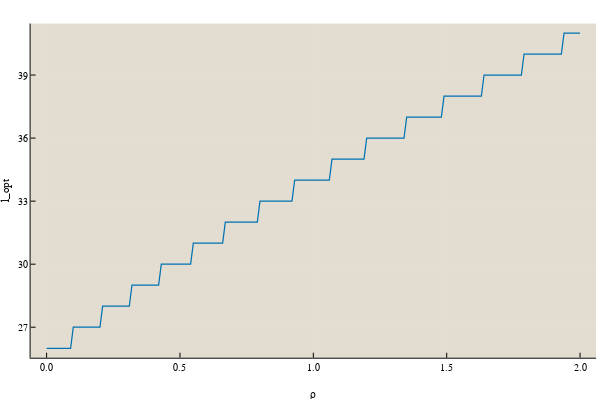

The code cell stored with this chart in its notebook:
### Code cell
l_opt = []
for rho in 0:0.01:2
    up, down = length_rates(rho, collect(8:60))
    p_l = zeros(length(up))
    p_l[1] = 0.1

    # detailed balance
    for i in 2:length(up)
        p_l[i] = p_l[i-1] * up[i-1] / down[i]
    end

    # normalize
    p_l /= sum(p_l)
    push!(l_opt, argmax(p_l) + 7)
end
plot(0:0.01:2, l_opt, xlabel="ρ", ylabel="l_opt")

### Figure 1 — Plotly figure (JSON) as saved in the notebook; plotly's stock layout.template omitted (floating-point values rounded to 4 significant figures; data arrays with more than 128 entries replaced by an {"elided": "..."} marker saying what was removed)
{"data": [{"colorbar": {"title": ""}, "legendgroup": "", "line": {"color": "rgba(1, 115, 178, 1.000)", "dash": "solid", "shape": "linear", "width": 1.25}, "mode": "lines", "name": "", "showlegend": false, "type": "scatter", "x": {"elided": "201 float values"}, "xaxis": "x1", "y": {"elided": "201 int values"}, "yaxis": "y1", "zmax": null, "zmin": null}], "layout": {"annotations": [], "height": 400, "legend": {"bgcolor": "rgba(227, 220, 208, 1.000)", "bordercolor": "rgba(227, 220, 208, 1.000)", "borderwidth": 1, "font": {"color": "rgba(0, 0, 0, 1.000)", "family": "sans-serif", "size": 11}, "tracegroupgap": 0, "traceorder": "normal", "x": 0.8, "xanchor": "left", "y": 0.8, "yanchor": "top"}, "margin": {"b": 20, "l": 0, "r": 0, "t": 20}, "paper_bgcolor": "rgba(255, 255, 255, 1.000)", "plot_bgcolor": "rgba(227, 220, 208, 1.000)", "showlegend": true, "width": 600, "xaxis": {"anchor": "y1", "domain": [0.05101, 0.9934], "gridcolor": "rgba(255, 255, 255, 0.100)", "gridwidth": 0.5, "linecolor": "rgba(0, 0, 0, 1.000)", "mirror": false, "range": [-0.06, 2.06], "showgrid": true, "showline": true, "showticklabels": true, "tickangle": 0, "tickcolor": "rgb(0, 0, 0)", "tickfont": {"color": "rgba(0, 0, 0, 1.000)", "family": "Lucida Sans Unicode", "size": 10}, "tickmode": "array", "ticks": "inside", "ticktext": ["0.0", "0.5", "1.0", "1.5", "2.0"], "tickvals": [0, 0.5, 1, 1.5, 2], "title": "ρ", "titlefont": {"color": "rgba(0, 0, 0, 1.000)", "family": "Lucida Sans Unicode", "size": 11}, "type": "-", "visible": true, "zeroline": false, "zerolinecolor": "rgba(0, 0, 0, 1.000)"}, "yaxis": {"anchor": "x1", "domain": [0.06193, 0.9902], "gridcolor": "rgba(255, 255, 255, 0.100)", "gridwidth": 0.5, "linecolor": "rgba(0, 0, 0, 1.000)", "mirror": false, "range": [25.55, 41.45], "showgrid": true, "showline": true, "showticklabels": true, "tickangle": 0, "tickcolor": "rgb(0, 0, 0)", "tickfont": {"color": "rgba(0, 0, 0, 1.000)", "family": "Lucida Sans Unicode", "size": 10}, "tickmode": "array", "ticks": "inside", "ticktext": ["27", "30", "33", "36", "39"], "tickvals": [27, 30, 33, 36, 39], "title": "l_opt", "titlefont": {"color": "rgba(0, 0, 0, 1.000)", "family": "Lucida Sans Unicode", "size": 11}, "type": "-", "visible": true, "zeroline": false, "zerolinecolor": "rgba(0, 0, 0, 1.000)"}}}
